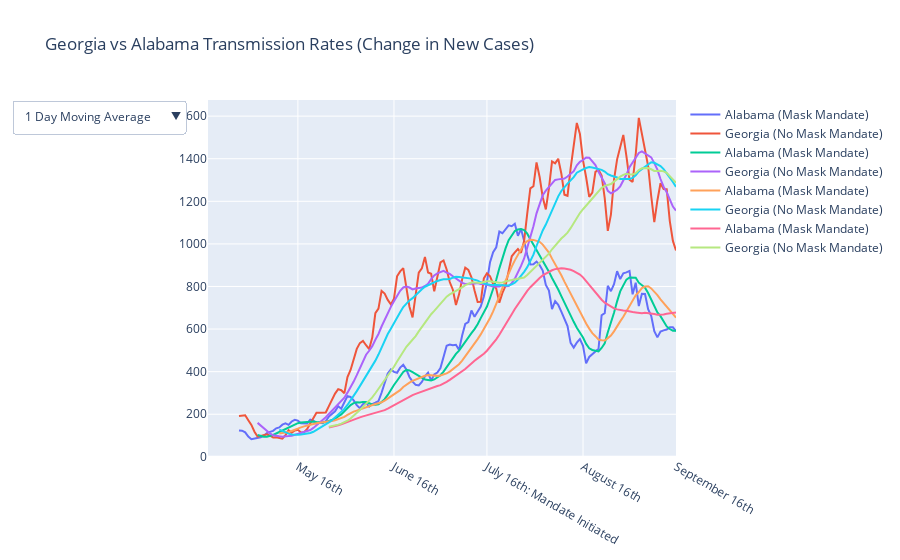

Notebook code for this chart:
### Code cell
import plotly.graph_objects as go
import pandas as pd

data_GA = agg_GA.groupby("week").sum().rolling(1).mean()
data_AL = agg_AL.groupby("date").sum().rolling(1).mean()



# Create figure and add line
fig = go.Figure()


rolling_means = [1,7,14,30]
trace_view = np.array([False for _ in range(8)])

buttons = []

for i,rm in enumerate(rolling_means):
    
    data_GA = agg_GA.groupby("date").sum().rolling(10).sum().rolling(rm).mean().diff()
    data_AL = agg_AL.groupby("date").sum().rolling(10).sum().rolling(rm).mean().diff()
    
    fig.add_trace(go.Scatter(
        x=data_AL.index,
        y=data_AL.cases,
        mode="lines",
        name = "Alabama (Mask Mandate)"
    ))

    fig.add_trace(go.Scatter(
        x=data_GA.index,
        y=data_GA.cases,
        mode="lines",
        name = "Georgia (No Mask Mandate)"
    ))
    
    view = trace_view.copy()
    view[i*2:i*2+2] = True
    
    buttons.append(dict(label=str(rm) + " Day Moving Average",
         method="update",
         args=[{"visible": view},
               {"title": str(rm) + " Day Moving Average",
                "annotations": []}]) ) 
    
fig.update_layout(
    updatemenus=[
        dict(
            active=0,
            buttons=buttons
        )
    ])


# Set custom x-axis labels
fig.update_xaxes(
    ticktext=["May 16th", "June 16th","July 16th: Mandate Initiated", "August 16th", "September 16th"],
    tickvals=["2020-05-16","2020-06-16", "2020-07-16", "2020-08-16", data_AL.index.max()],
)

# Set figure title
fig.update_layout(title_text="Georgia vs Alabama Transmission Rates (Change in New Cases)")

fig.show()

### Figure 1 — Plotly figure (JSON) as saved in the notebook; plotly's stock layout.template omitted (floating-point values rounded to 4 significant figures; data arrays with more than 128 entries replaced by an {"elided": "..."} marker saying what was removed)
{"data": [{"mode": "lines", "name": "Alabama (Mask Mandate)", "type": "scatter", "x": {"elided": "152 str values"}, "y": {"elided": "152 int values"}}, {"mode": "lines", "name": "Georgia (No Mask Mandate)", "type": "scatter", "x": {"elided": "152 str values"}, "y": {"elided": "152 int values"}}, {"mode": "lines", "name": "Alabama (Mask Mandate)", "type": "scatter", "x": {"elided": "152 str values"}, "y": {"elided": "152 float values"}}, {"mode": "lines", "name": "Georgia (No Mask Mandate)", "type": "scatter", "x": {"elided": "152 str values"}, "y": {"elided": "152 float values"}}, {"mode": "lines", "name": "Alabama (Mask Mandate)", "type": "scatter", "x": {"elided": "152 str values"}, "y": {"elided": "152 float values"}}, {"mode": "lines", "name": "Georgia (No Mask Mandate)", "type": "scatter", "x": {"elided": "152 str values"}, "y": {"elided": "152 float values"}}, {"mode": "lines", "name": "Alabama (Mask Mandate)", "type": "scatter", "x": {"elided": "152 str values"}, "y": {"elided": "152 float values"}}, {"mode": "lines", "name": "Georgia (No Mask Mandate)", "type": "scatter", "x": {"elided": "152 str values"}, "y": {"elided": "152 float values"}}], "layout": {"title": {"text": "Georgia vs Alabama Transmission Rates (Change in New Cases)"}, "updatemenus": [{"active": 0, "buttons": [{"args": [{"visible": [true, true, false, false, false, false, false, false]}, {"annotations": [], "title": "1 Day Moving Average"}], "label": "1 Day Moving Average", "method": "update"}, {"args": [{"visible": [false, false, true, true, false, false, false, false]}, {"annotations": [], "title": "7 Day Moving Average"}], "label": "7 Day Moving Average", "method": "update"}, {"args": [{"visible": [false, false, false, false, true, true, false, false]}, {"annotations": [], "title": "14 Day Moving Average"}], "label": "14 Day Moving Average", "method": "update"}, {"args": [{"visible": [false, false, false, false, false, false, true, true]}, {"annotations": [], "title": "30 Day Moving Average"}], "label": "30 Day Moving Average", "method": "update"}]}], "xaxis": {"ticktext": ["May 16th", "June 16th", "July 16th: Mandate Initiated", "August 16th", "September 16th"], "tickvals": ["2020-05-16", "2020-06-16", "2020-07-16", "2020-08-16", "2020-09-15"]}}}
